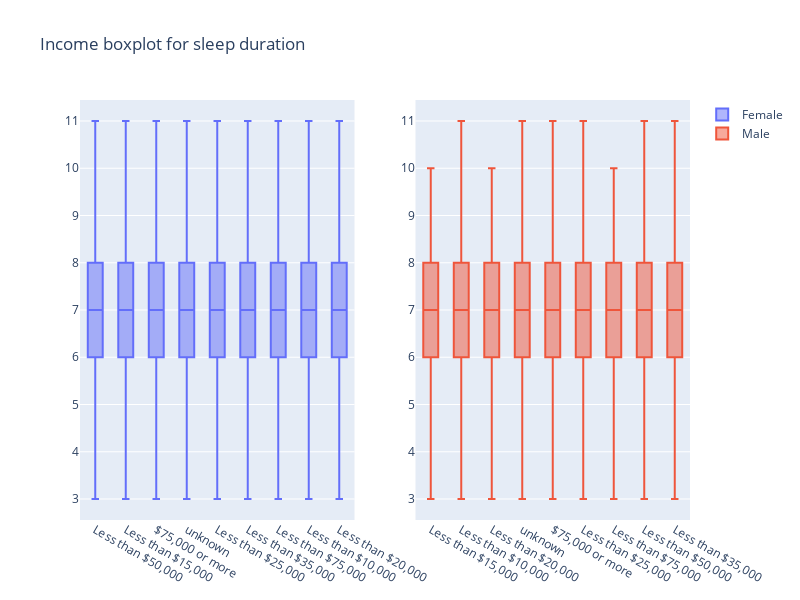

Source (notebook cell):
### Code cell
fig = make_subplots(rows=1, cols = 2)
# * For multiple boxplots we have to filter out the data first: 
female_data = data[data['sex'] == 'Female']
male_data = data[data['sex'] == 'Male']

fig.add_trace(
    go.Box(x = female_data['income2'], y=female_data['sleptim1'], 
             name='Female'), 
             row = 1, col = 1
)
fig.add_trace(
    go.Box(x = male_data['income2'], y=male_data['sleptim1'], 
             name='Male'), 
             row = 1, col = 2
)
fig.update_layout(height=600,width=800, title_text='Income boxplot for sleep duration')
fig.show()

### Figure 1 — Plotly figure (JSON) as saved in the notebook; plotly's stock layout.template omitted (floating-point values rounded to 4 significant figures; data arrays with more than 128 entries replaced by an {"elided": "..."} marker saying what was removed)
{"data": [{"name": "Female", "type": "box", "x": {"elided": "8168 str values"}, "xaxis": "x", "y": {"elided": "8168 int values"}, "yaxis": "y"}, {"name": "Male", "type": "box", "x": {"elided": "9832 str values"}, "xaxis": "x2", "y": {"elided": "9832 int values"}, "yaxis": "y2"}], "layout": {"height": 600, "title": {"text": "Income boxplot for sleep duration"}, "width": 800, "xaxis": {"anchor": "y", "domain": [0, 0.45]}, "xaxis2": {"anchor": "y2", "domain": [0.55, 1]}, "yaxis": {"anchor": "x", "domain": [0, 1]}, "yaxis2": {"anchor": "x2", "domain": [0, 1]}}}
